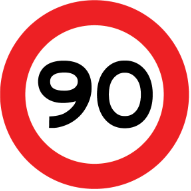
#> input picture test_images/templates/90km.png, 191 x 191 px; its folder holds only this picture in this run
$ python feature_matching.py
#> lines starting #> are read from the running program, lines starting #| are printed output that depends on the picture
import numpy as np
import cv2 as cv
from matplotlib import pyplot as plt
import os

MIN_MATCH_COUNT = 4

# Load in templates
templates = []
for subdir, dirs, files in os.walk("test_images/templates/"):
    for file in files:
        filepath = subdir + os.sep + file
        img = cv.imread(filepath, cv.IMREAD_GRAYSCALE)
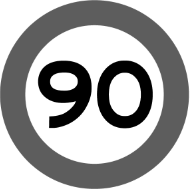
#> img: shape (191, 191); min 0, max 255, mean 170.6
        templates.append(img)

# Load in test image
load_test_img = cv.imread("test_images/image/haaltert.png", cv.IMREAD_GRAYSCALE)
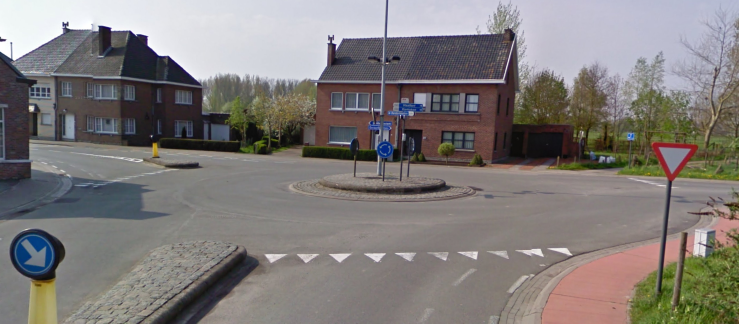
#> input picture test_images/image/haaltert.png, 1478 x 647 px (shown at 1/2 size)
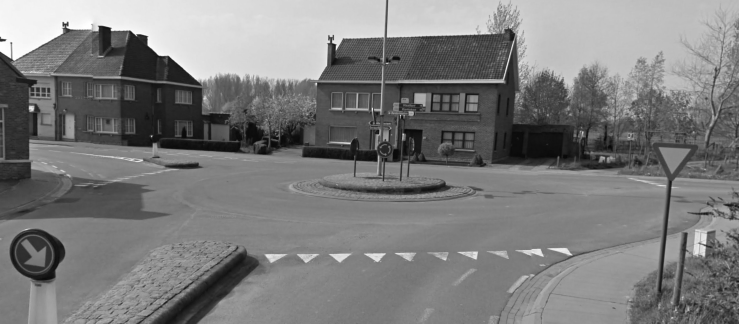
#> load_test_img: shape (647, 1478) (shown at 1/2 size); min 3, max 255, mean 123.8

# Crop image and increase constrast
test_img = cv.equalizeHist(load_test_img[400:600, 0:200])
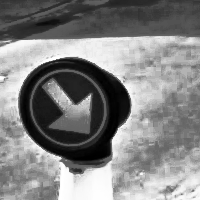
#> test_img: shape (200, 200); min 0, max 255, mean 130.5

# Increase contrast


cv.imshow('image',test_img)
cv.waitKey(0)
cv.destroyAllWindows()

# Initialize SIFT detector (try surf)
sift = cv.xfeatures2d.SIFT_create()

### Try feature matching with D1a_2 (8) and D5_2 (13) and B1 (3)
TEMPLATE_INDEX = 8
# Find the keypoints and descriptors with SIFT
kp1, des1 = sift.detectAndCompute(test_img, None)
#> kp1 = 286 keypoints; strongest (x, y, size): (88, 152, 26.8), (105, 52, 25.7), (114, 101, 25.3), (59, 96, 11.5)
#> (the run stopped early here; a loop or call above may not have finished)
